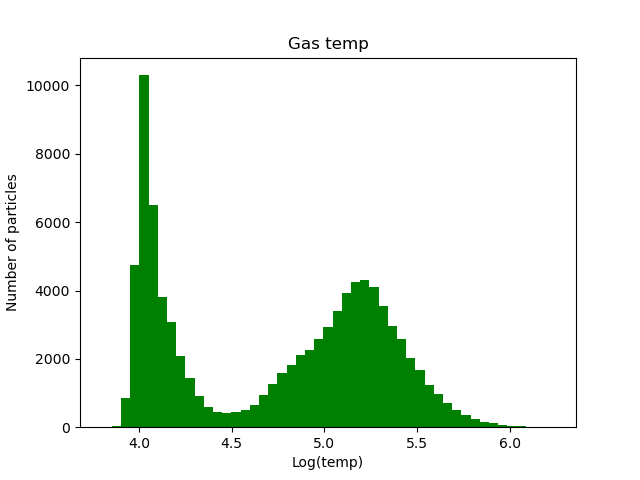

The Python source for this figure:
#galaxy 204 gas histogram
import pynbody
import numpy as np
from matplotlib import colors
import matplotlib.pyplot as plt

#loading snapshot
s=pynbody.load('/mnt/data0/jillian/gguaman/r204/cosmo25p.768sg1bwK1BHe75.007779')

#setting to physical units
s.physical_units()

#centering halo
pynbody.analysis.angmom.faceon(s)

plt.hist(np.log10(s.g['temp']),color='green',bins='fd')

#customizing hist
plt.xlabel("Log(temp)")
plt.ylabel("Number of particles")
plt.title('Gas temp')

#plt.show()
plt.savefig("galaxy204_gashist.png")
